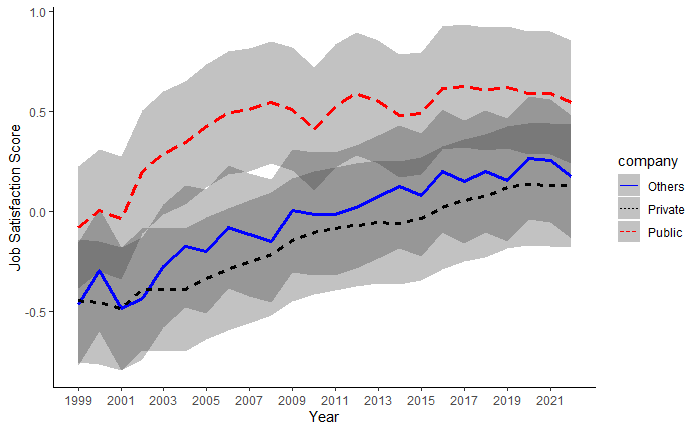

Write R code to recreate this figure.
library(dplyr)
library(MCMCpack)

df<- readRDS("df.RDS")
id <- 1:9
variable <- c("salary", "safety", "work", "environ", "time", "develop", "personal", "fair",  "welfare")
variables <- tibble(id, variable)

mcmcmodel <- MCMCfactanal(as.matrix(df[,names(df) %in% variables$variable]),
                          factors=1, 
                          lambda.constraints = list(salary=list(1,"+"),
                                                    safety=list(1,"+"),
                                                    work=list(1, "+"),
                                                    environ=list(1,"+"),
                                                    time=list(1,"+"),
                                                    develop=list(1,"+"),
                                                    peronal=list(1,"+"),
                                                    fair=list(1,"+"),
                                                    welfare=list(1,"+")
                          ),     
                          burnin = 1000, mcmc = 1000,
                          thin=1,
                          store.scores=T, verbose=1
)

saveRDS(mcmcmodel, file="mcmcmodel.RDS")
mcmcmodel <- readRDS(file="mcmcmodel.RDS")
mcmc <- data.frame(summary(mcmcmodel)$statistics)
mcmc_scores <- mcmc[grepl("phi.", row.names(mcmc)), ]

#Loadings
mcmc_summary <- data.frame(summary(mcmcmodel)[[1]])
mcmc_summary$variable <- rownames(mcmc_summary)
mcmc_summary <- mcmc_summary[grepl("phi_",mcmc_summary$variable)==F,]
mcmc_summary$parameter[grepl("Lambda",mcmc_summary$variable)] <- "discrimination"
mcmc_summary$parameter[grepl("Lambda",mcmc_summary$variable)==F] <- "difficulty"
mcmc_summary$variable <- gsub("Lambda","",mcmc_summary$variable)
mcmc_summary$variable <- gsub("Psi","",mcmc_summary$variable)
mcmc_summary$variable <- gsub("_1","",mcmc_summary$variable)
mcmc_summary$cilow <- mcmc_summary$Mean - 1.96*mcmc_summary$Naive.SE
mcmc_summary$cihigh <- mcmc_summary$Mean + 1.96*mcmc_summary$Naive.SE

mcmc_summary$variable_full <- factor(mcmc_summary$variable, 
                                     levels=unique(mcmc_summary$variable[order(mcmc_summary$Mean)]))


id <- 1:9
variable <- c("salary", "safety", "work", "environ", "time", "develop", "personal", "fair",  "welfare")
description <- c("salary", "safety", "work", "environ", "time", "develop", "personal", "fair",  "welfare")
variables <- tibble(id, variable, description)

mcmc_summary <- left_join(mcmc_summary, variables[,c("variable","description")])
mcmc_summary$description_full <- factor(mcmc_summary$description, 
                                        levels=unique(mcmc_summary$description[order(mcmc_summary$Mean)]))


# mcmc 그래프 그리기
ggplot(mcmc_summary[mcmc_summary$parameter=="discrimination",], 
       aes(x=variable, y=Mean)) +
  geom_point()  +
  geom_errorbar(aes(ymin=(Mean - 1.96*SD), 
                    ymax=(Mean + 1.96*SD)), width=0) +
  xlab("Variable") +
  ylab("Discrimination Parameter") +
  coord_flip() +
  geom_hline(yintercept=0, linetype=2) +
  theme_bw()


data <- cbind(df, mcmc_scores)


data <- data %>%
  mutate(companycat = as.character(companycat))

table(data$companycat)

plotdata <- data
plotdata$company <- NA
plotdata$company[plotdata$companycat=="1"] <- "Private"
plotdata$company[plotdata$companycat=="2"] <- "Public"
plotdata$company[plotdata$companycat=="3"] <- "Others"

plotdata2 <- plotdata %>%
  dplyr::group_by(year, company) %>%
  dplyr::summarise(job_sd = mean(SD, na.rm = TRUE), 
                   job_mean = mean(Mean, na.rm = TRUE))





### FIGURE. 직무만족 소속별 변화추이(1999-2022)
pdf("NC_highlight.pdf", h=4, w=8)
ggplot(plotdata2[!is.na(plotdata2$year),], aes(x=year, y=job_mean, size=company, color=company, 
                                               linetype=company)) +
  geom_ribbon(aes(ymin=job_mean - job_sd,
                  ymax=job_mean + job_sd), alpha = .3, color=NA) +
  geom_line(aes(group=company)) +
  # scale_linetype_manual(values=c(1,2,3)) +
  scale_color_manual(values=c("blue","black","red")) +
  scale_size_manual(values=c(1.2, 1.2, 1.2, 0.2), guide=F) +
  #geom_smooth(aes(group=component), se=F) +
  xlab("Year") +
  ylab("Job Satisfaction Score") +
  scale_x_continuous(breaks=seq(1999, 2022, by=2)) +
  theme_classic()
dev.off()

